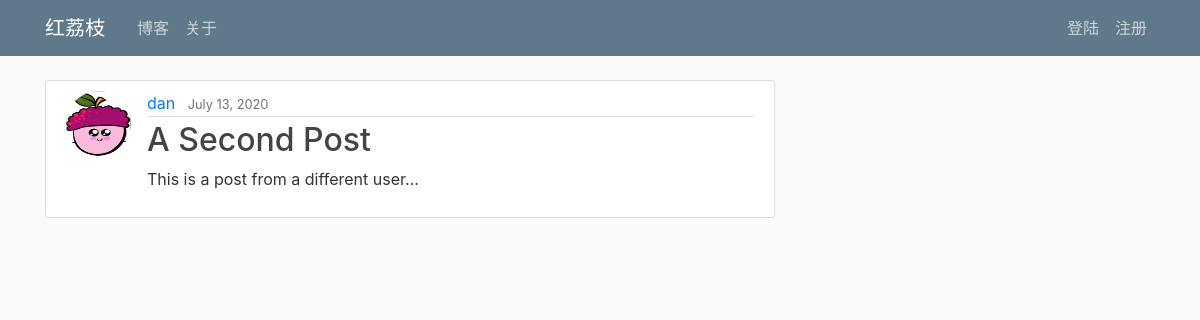
Screenshot of /blog/20/ with the database file from the repository.
### blog/models.py (models this page shows, shortened)
class Blog(models.Model):
    author      = models.ForeignKey(User, on_delete=models.CASCADE)
    date_posted = models.DateTimeField(default=timezone.now)
    title       = models.CharField(max_length=100)
    content     = models.TextField()
    image       = models.ImageField(upload_to = "blog_img/", blank=True)

### user/models.py (models this page shows, shortened)
class Profile(models.Model):
    user = models.OneToOneField(User, on_delete=models.CASCADE)
    image = models.ImageField(default='default.jpg', upload_to='user/profile_pics')

### blog/views.py (the view)
# urls.py: path('<int:pk>/', BlogDetailView.as_view(), name='blog_detail'),
class BlogDetailView(DetailView):
    model = Blog

### blog/templates/blog/blog_detail.html (shortened to what this page needs)
{% extends "page/page_base.html" %}
{% block content %}
    <article class="media content-section">
        <img class="rounded-circle article-img" src="{{ object.author.profile.image.url }}">
        <div class="media-body">
            <div class="article-metadata">
                <a class="mr-2" href="{% url 'blog_user_blogs' blog.author.username %}">{{ object.author }}</a>
                <small class="text-muted">{{ object.date_posted|date:"F d, Y" }}</small>
            </div>
            <h2 class="article-title">{{ object.title }}</h2>
            <p class="article-content">{{ object.content }}</p>
        </div>
    </article>
{% endblock content %}

### page/static/page/main.css (style rules this page uses)
body { background: #fafafa; color: #333333; margin-top: 5rem; }
h1, h2, h3, h4, h5, h6 { color: #444444; }
.content-section { background: #ffffff; padding: 10px 20px; border: 1px solid #dddddd; border-radius: 3px; margin-bottom: 20px; }
.article-title { color: #444444; }
.article-content { white-space: pre-line; }
.article-img { height: 65px; width: 65px; margin-right: 16px; }
.article-metadata { padding-bottom: 1px; margin-bottom: 4px; border-bottom: 1px solid #e3e3e3 }

### rows the page displays
Blog: author.profile.image (picture), author "dan", date_posted "July 13, 2020", title "A Second Post", content "This is a post from a different user..."
